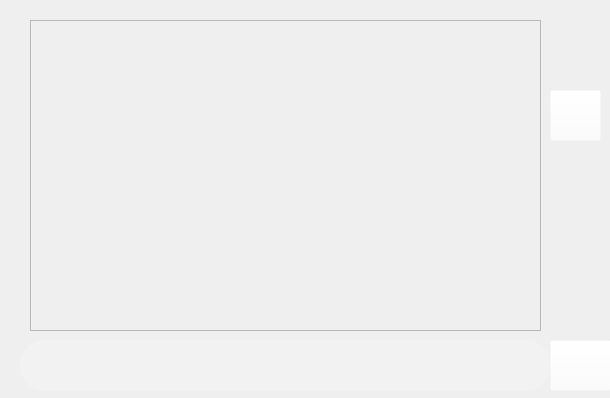
<?xml version="1.0" encoding="UTF-8"?>
<ui version="4.0">
 <class>MainWindow</class>
 <widget class="QMainWindow" name="MainWindow">
  <property name="geometry">
   <rect>
    <x>0</x>
    <y>0</y>
    <width>610</width>
    <height>398</height>
   </rect>
  </property>
  <property name="windowTitle">
   <string>Jarvis</string>
  </property>
  <widget class="QWidget" name="centralwidget">
   <widget class="QStackedWidget" name="stackedWidget">
    <property name="geometry">
     <rect>
      <x>0</x>
      <y>0</y>
      <width>610</width>
      <height>398</height>
     </rect>
    </property>
    <property name="styleSheet">
     <string>QTextEdit{border-radius:25px;background-color:rgba(255,255,255,50);vertical-alignment:middle;}</string>
    </property>
    <property name="frameShadow">
     <enum>QFrame::Plain</enum>
    </property>
    <property name="currentIndex">
     <number>0</number>
    </property>
    <widget class="QWidget" name="page">
     <widget class="QPushButton" name="settingsOcon">
      <property name="geometry">
       <rect>
        <x>550</x>
        <y>20</y>
        <width>51</width>
        <height>51</height>
       </rect>
      </property>
      <property name="cursor">
       <cursorShape>PointingHandCursor</cursorShape>
      </property>
      <property name="styleSheet">
       <string notr="true">QPushButton{border-radius:35px;background-color:rgba(255,255,255,0);}</string>
      </property>
      <property name="text">
       <string/>
      </property>
      <property name="icon">
       <iconset>
        <normaloff>../images/settings.png</normaloff>../images/settings.png</iconset>
      </property>
      <property name="iconSize">
       <size>
        <width>32</width>
        <height>32</height>
       </size>
      </property>
      <property name="flat">
       <bool>false</bool>
      </property>
     </widget>
     <widget class="QTextEdit" name="inputBox">
      <property name="geometry">
       <rect>
        <x>20</x>
        <y>340</y>
        <width>531</width>
        <height>51</height>
       </rect>
      </property>
      <property name="font">
       <font>
        <pointsize>20</pointsize>
       </font>
      </property>
      <property name="styleSheet">
       <string notr="true">QTextEdit{border-radius:25px;background-color:rgba(255,255,255,50);}</string>
      </property>
     </widget>
     <widget class="QPushButton" name="micButton">
      <property name="geometry">
       <rect>
        <x>550</x>
        <y>340</y>
        <width>61</width>
        <height>51</height>
       </rect>
      </property>
      <property name="cursor">
       <cursorShape>PointingHandCursor</cursorShape>
      </property>
      <property name="styleSheet">
       <string notr="true">QPushButton{background-color:rgba(255,255,255,0)}</string>
      </property>
      <property name="text">
       <string/>
      </property>
      <property name="icon">
       <iconset>
        <normaloff>../images/microphoneoff.png</normaloff>../images/microphoneoff.png</iconset>
      </property>
      <property name="iconSize">
       <size>
        <width>32</width>
        <height>32</height>
       </size>
      </property>
     </widget>
     <widget class="QWidget" name="verticalLayoutWidget">
      <property name="geometry">
       <rect>
        <x>30</x>
        <y>20</y>
        <width>511</width>
        <height>311</height>
       </rect>
      </property>
      <layout class="QVBoxLayout" name="verticalLayout">
       <item>
        <widget class="QScrollArea" name="scrollArea">
         <property name="widgetResizable">
          <bool>true</bool>
         </property>
         <widget class="QWidget" name="scrollAreaWidgetContents">
          <property name="geometry">
           <rect>
            <x>0</x>
            <y>0</y>
            <width>507</width>
            <height>307</height>
           </rect>
          </property>
         </widget>
        </widget>
       </item>
      </layout>
     </widget>
     <widget class="QPushButton" name="suggestionsButton">
      <property name="geometry">
       <rect>
        <x>550</x>
        <y>90</y>
        <width>51</width>
        <height>51</height>
       </rect>
      </property>
      <property name="cursor">
       <cursorShape>PointingHandCursor</cursorShape>
      </property>
      <property name="statusTip">
       <string>Suggestions</string>
      </property>
      <property name="styleSheet">
       <string notr="true">QPushButton{background-color:rgba(255,255,255,0);}</string>
      </property>
      <property name="text">
       <string/>
      </property>
      <property name="icon">
       <iconset>
        <normaloff>../images/suggestion.png</normaloff>../images/suggestion.png</iconset>
      </property>
      <property name="iconSize">
       <size>
        <width>32</width>
        <height>32</height>
       </size>
      </property>
     </widget>
    </widget>
    <widget class="QWidget" name="page_2">
     <widget class="QWidget" name="verticalLayoutWidget_2">
      <property name="geometry">
       <rect>
        <x>-20</x>
        <y>0</y>
        <width>631</width>
        <height>401</height>
       </rect>
      </property>
      <layout class="QVBoxLayout" name="verticalLayout_2"/>
     </widget>
    </widget>
   </widget>
  </widget>
 </widget>
 <resources/>
 <connections/>
</ui>
